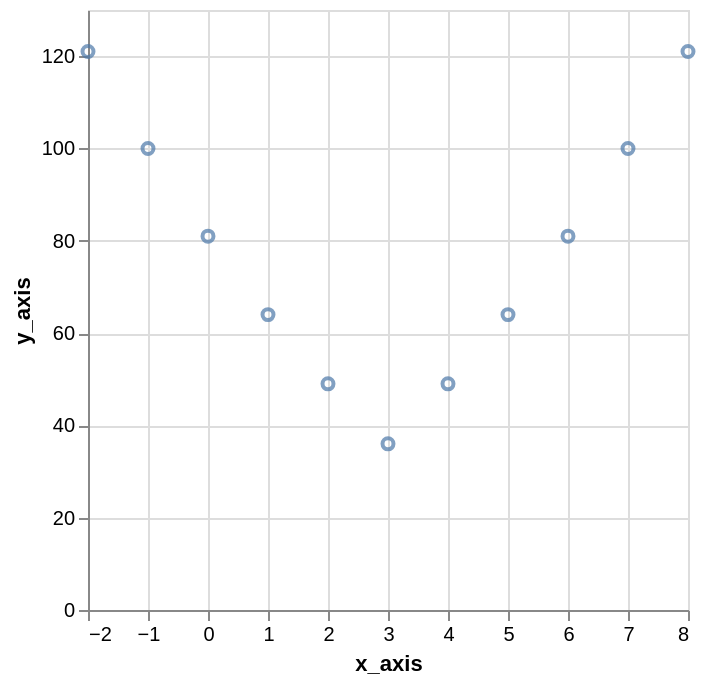

The specification (Vega-Lite) saved for this image:
### Vega-Lite specification from a JSON file in a GitHub repository (floating-point values rounded to 4 significant figures)
{"$schema": "https://vega.github.io/schema/vega-lite/v5.json", "description": "A scatterplot showing horsepower and miles per gallons for various cars.", "data": {"values": [{"x_axis": -2, "y_axis": 121}, {"x_axis": -1, "y_axis": 100}, {"x_axis": 0, "y_axis": 81}, {"x_axis": 1, "y_axis": 64}, {"x_axis": 2, "y_axis": 49}, {"x_axis": 3, "y_axis": 36}, {"x_axis": 4, "y_axis": 49}, {"x_axis": 5, "y_axis": 64}, {"x_axis": 6, "y_axis": 81}, {"x_axis": 7, "y_axis": 100}, {"x_axis": 8, "y_axis": 121}]}, "mark": "point", "encoding": {"x": {"field": "x_axis", "type": "quantitative"}, "y": {"field": "y_axis", "type": "quantitative"}}}
